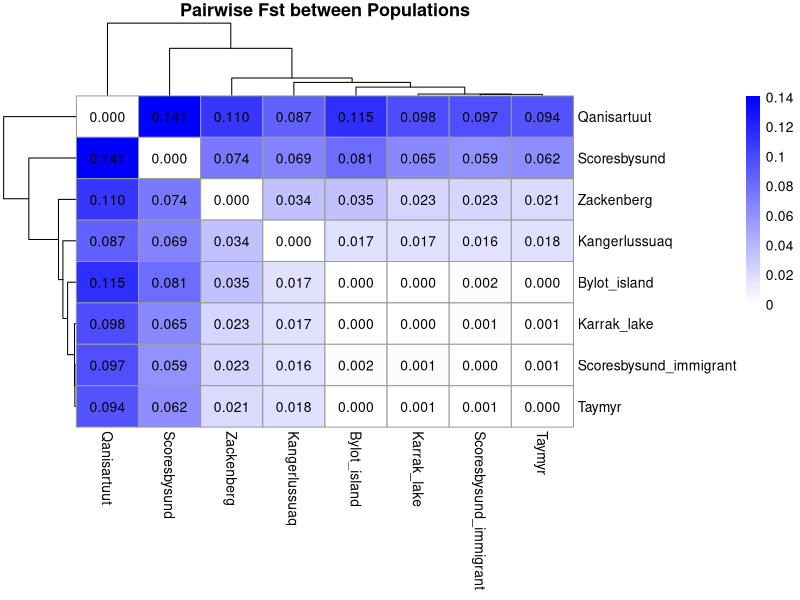

Recreate this plot in R.
setwd("~/Desktop/AF/")
library(pheatmap)
library(tidyverse)
fst_df = read.csv('fst_values.csv')
pairs_list = strsplit(fst_df$X, "\\.vs\\.")
pops = sort(unique(unlist(pairs_list)))
n = length(pops)
fst_matrix = matrix(0, n, n, dimnames = list(pops, pops))
for(i in seq_along(pairs_list)) {
  pair <- pairs_list[[i]]
  fst_matrix[pair[1], pair[2]] = fst_df$fst_values[i]
  fst_matrix[pair[2], pair[1]] = fst_df$fst_values[i]
}
fst_matrix[fst_matrix<0]=0
pheatmap(fst_matrix, 
         display_numbers = TRUE,
         number_format = "%.3f",
         number_color = "black",
         fontsize_number = 10,
         cluster_rows = T, 
         cluster_cols = T,
         clustering_distance_rows = "euclidean",
         clustering_distance_cols = "euclidean",
         main = "Pairwise Fst between Populations",
         color = colorRampPalette(c("white", "blue"))(100))
